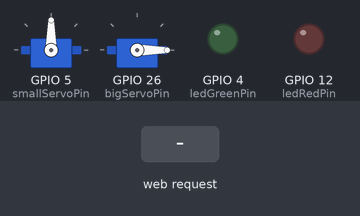
Recording of a sketch running on a simulated ESP32. Parts: 2 × servo, output pins drawn as LEDs (lit = HIGH). The test bench sets the inputs (shaded band). WiFi joins after 1.5 s; servers stay silent unless stated; what the sketch prints to the serial monitor is not drawn.

Above: at 2.7 s.
2.8 s: HTTP request GET /toggleRed received
At 3.1 s:
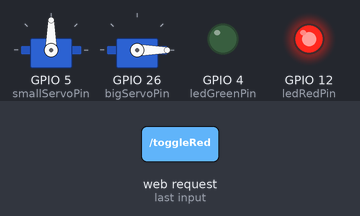
4.3 s: HTTP request GET /toggleGreen received
At 5.4 s:
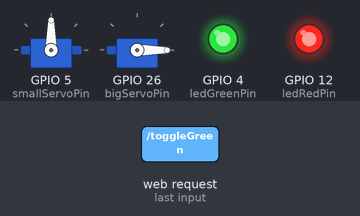
5.8 s: HTTP request GET /toggleBigServo received
At 6.6 s:
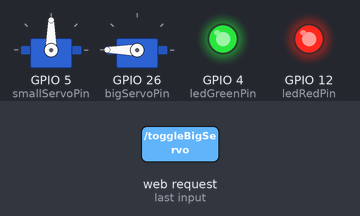
7.3 s: HTTP request GET /toggleSmallServo received
At 7.7 s:
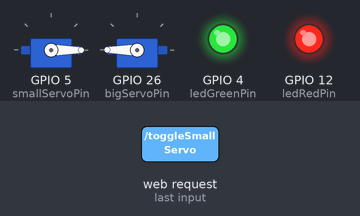
8.8 s: HTTP request GET /toggleRed received
At 10.0 s:
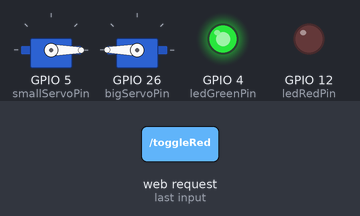
10.3 s: HTTP request GET /toggleGreen received
At 11.2 s:
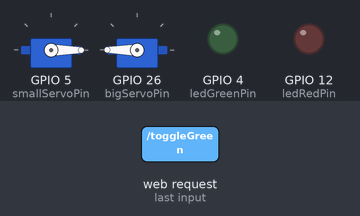
Timing chart, 0 to 12.8 s (numbered marks = the images above; inputs shaded):
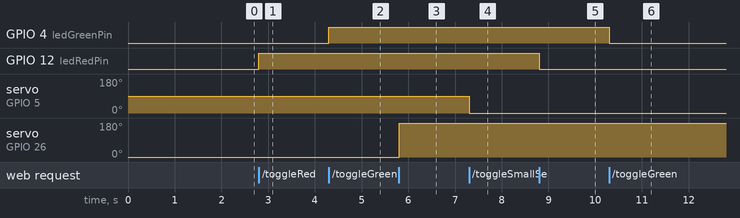

The sketch:

webinterface_wifi_hotspot.ino
```cpp
/* Wi-fi connected web interface!
Makes your NodeMCU ESP32...
 - Connect to a wifi network (i.e. your iphone's hotspot)
 - Serve a web interface, and print the URL to access it via serial
 (open your Serial Monitor, and paste the URL into any internet browser!)
 - The web interface has buttons that should turn on/off connected devices!
created with love by shm :3
*/
// Include the necessary libraries
#include <WiFi.h>
#include <WebServer.h>
#include <ESP32Servo.h>

// Replace with your iPhone hotspot credentials
const char* ssid = "hakkero";
const char* password = "wifipassword";

// Create an instance of the WebServer on port 80
WebServer server(80);

// Define GPIO pins
const int ledRedPin = 12;
const int ledGreenPin = 4;
const int bigServoPin = 26;
const int smallServoPin = 5;

// Variable states
bool redLedState = false;
bool greenLedState = false;
bool bigServoState = false;
bool smallServoState = false;

// Servo objects
Servo bigServo;
Servo smallServo;

// Function to handle the root page
void handleRoot() {
  String html = "<!DOCTYPE html>\n<html>\n<head>\n<title>ESP32 Control</title>\n</head>\n<body>\n<h1>ESP32 Control</h1>\n";

  html += "<h2>LED Controls</h2>\n";
  html += "<p>Red LED is currently: <strong>";
  html += (redLedState ? "ON" : "OFF");
  html += "</strong></p>\n";
  html += "<button onclick=\"toggleRedLED()\">";
  html += (redLedState ? "Turn OFF" : "Turn ON");
  html += "</button><br><br>\n";

  html += "<p>Green LED is currently: <strong>";
  html += (greenLedState ? "ON" : "OFF");
  html += "</strong></p>\n";
  html += "<button onclick=\"toggleGreenLED()\">";
  html += (greenLedState ? "Turn OFF" : "Turn ON");
  html += "</button><br><br>\n";

  html += "<h2>Servo Controls</h2>\n";
  html += "<p>Big Servo is currently: <strong>";
  html += (bigServoState ? "Swept to 180°" : "At 0°");
  html += "</strong></p>\n";
  html += "<button onclick=\"toggleBigServo()\">Sweep Big Servo</button><br><br>\n";

  html += "<p>Small Servo is currently: <strong>";
  html += (smallServoState ? "ON" : "OFF");
  html += "</strong></p>\n";
  html += "<button onclick=\"toggleSmallServo()\">";
  html += (smallServoState ? "Turn OFF" : "Turn ON");
  html += "</button><br><br>\n";

  html += "<script>\n";
  html += "function toggleRedLED() { fetch('/toggleRed').then(() => { location.reload(); }); }\n";
  html += "function toggleGreenLED() { fetch('/toggleGreen').then(() => { location.reload(); }); }\n";
  html += "function toggleBigServo() { fetch('/toggleBigServo').then(() => { location.reload(); }); }\n";
  html += "function toggleSmallServo() { fetch('/toggleSmallServo').then(() => { location.reload(); }); }\n";
  html += "</script>\n";

  html += "</body>\n</html>";

  server.send(200, "text/html", html);
}

// Functions to toggle LEDs
void handleToggleRedLED() {
  redLedState = !redLedState;
  digitalWrite(ledRedPin, redLedState ? HIGH : LOW);
  server.send(200, "text/plain", "OK");
}

void handleToggleGreenLED() {
  greenLedState = !greenLedState;
  digitalWrite(ledGreenPin, greenLedState ? HIGH : LOW);
  server.send(200, "text/plain", "OK");
}

// Functions to control servos
void handleToggleBigServo() {
  bigServoState = !bigServoState;
  bigServo.write(bigServoState ? 180 : 0);
  delay(1000); // Wait for the servo to complete the sweep
  server.send(200, "text/plain", "OK");
}

void handleToggleSmallServo() {
  smallServoState = !smallServoState;
  smallServo.write(smallServoState ? 0 : 90); // 0 for spin, 90 for stop
  server.send(200, "text/plain", "OK");
}

void setup() {
  // Initialize GPIO pins
  pinMode(ledRedPin, OUTPUT);
  pinMode(ledGreenPin, OUTPUT);

  digitalWrite(ledRedPin, LOW);
  digitalWrite(ledGreenPin, LOW);


  // Attach big servo
  smallServo.attach(smallServoPin);
  smallServo.write(90); // Start stopped
  bigServo.attach(bigServoPin);
  bigServo.write(0);

  // Start serial communication
  Serial.begin(115200);

  // Connect to Wi-Fi
  Serial.print("Connecting to Wi-Fi");
  WiFi.begin(ssid, password);
  while (WiFi.status() != WL_CONNECTED) {
    delay(500);
    Serial.print(".");
  }
  Serial.println("\nConnected to Wi-Fi");
  Serial.println(WiFi.localIP());

  // Define URL handlers
  server.on("/", handleRoot);
  server.on("/toggleRed", handleToggleRedLED);
  server.on("/toggleGreen", handleToggleGreenLED);
  server.on("/toggleBigServo", handleToggleBigServo);
  server.on("/toggleSmallServo", handleToggleSmallServo);

  // Start the server
  server.begin();
  Serial.println("HTTP server started");
}

void loop() {
  // Handle client requests
  server.handleClient();
}
```

Measured:
- after the input at 2.8 s, GPIO 12 (ledRedPin): LOW → HIGH at once
- after the input at 4.3 s, GPIO 4 (ledGreenPin): LOW → HIGH at once
- after the input at 5.8 s, servo on GPIO 26 (bigServoPin): 0° → 180° at once
- after the input at 7.3 s, servo on GPIO 5 (smallServoPin): 90° → 0° at once
- after the input at 8.8 s, GPIO 12 (ledRedPin): HIGH → LOW at once
- after the input at 10.3 s, GPIO 4 (ledGreenPin): HIGH → LOW at once
